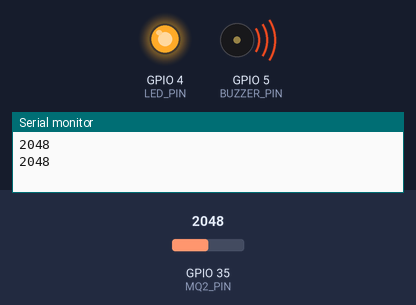
Recording of a sketch running on a simulated ESP32. Shown: output pins drawn as LEDs (lit = HIGH), buzzer (waves = sounding, pin HIGH), the last lines printed to the serial monitor. The inputs (shaded band) are chosen by the test bench; at power-on: GPIO 35 (MQ2_PIN) = 2048.

Above: at 1.8 s.
1.9 s: GPIO 35 (MQ2_PIN) set to 1075
3.4 s: GPIO 35 (MQ2_PIN) set to 932
At 4.9 s:
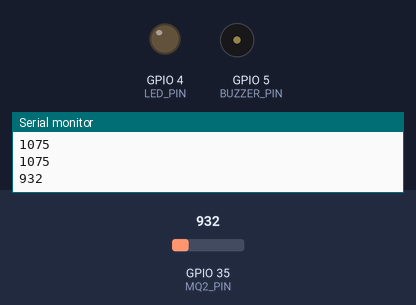
5.5 s: GPIO 35 (MQ2_PIN) set to 1040
At 6.4 s:
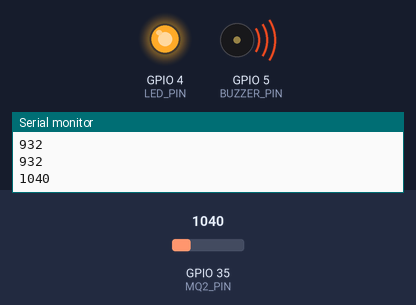
7.5 s: GPIO 35 (MQ2_PIN) set to 960
At 9.1 s:
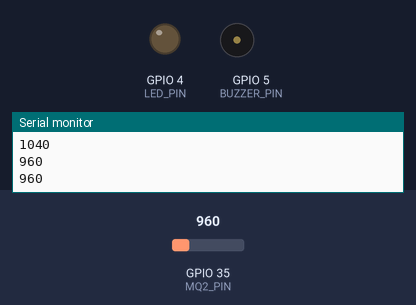
Timing chart, 0 to 10.5 s (numbered marks = the images above; inputs shaded):
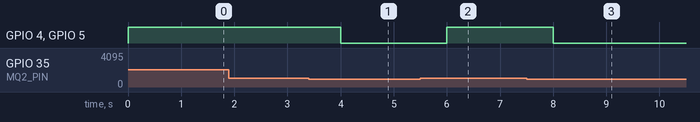

The sketch:

GasLeakDetector_IDE.ino
```cpp
#define LED_PIN 4
#define BUZZER_PIN 5
#define MQ2_PIN 35

const int GAS_THRESHOLD = 1000;

bool mute = false;   // flag to mute buzzer

void setup() {
  Serial.begin(115200);
  pinMode(LED_PIN, OUTPUT);
  pinMode(BUZZER_PIN, OUTPUT);
}

void loop() {
  // Check for serial command from Node.js
  if (Serial.available()) {
    String cmd = Serial.readStringUntil('\n');
    cmd.trim();
    if (cmd == "MUTE") {
      mute = true;
    } else if (cmd == "UNMUTE") {
      mute = false;
    }
  }

  int gasValue = analogRead(MQ2_PIN);
  Serial.println(gasValue);

  if (!mute && gasValue > GAS_THRESHOLD) {
    digitalWrite(LED_PIN, HIGH);
    digitalWrite(BUZZER_PIN, HIGH);
  } else {
    digitalWrite(LED_PIN, LOW);
    digitalWrite(BUZZER_PIN, LOW);
  }
  delay(1000);
}
```

Measured:
- the behaviour switches between 1001 and 1000 on GPIO 35 (MQ2_PIN) (found by bisection; images 0 and 1)
- after the input at 3.4 s, GPIO 4 (LED_PIN), GPIO 5 (BUZZER_PIN): HIGH → LOW after 0.60 s
- after the input at 5.5 s, GPIO 4 (LED_PIN), GPIO 5 (BUZZER_PIN): LOW → HIGH after 0.50 s
- after the input at 7.5 s, GPIO 4 (LED_PIN), GPIO 5 (BUZZER_PIN): HIGH → LOW after 0.50 s
